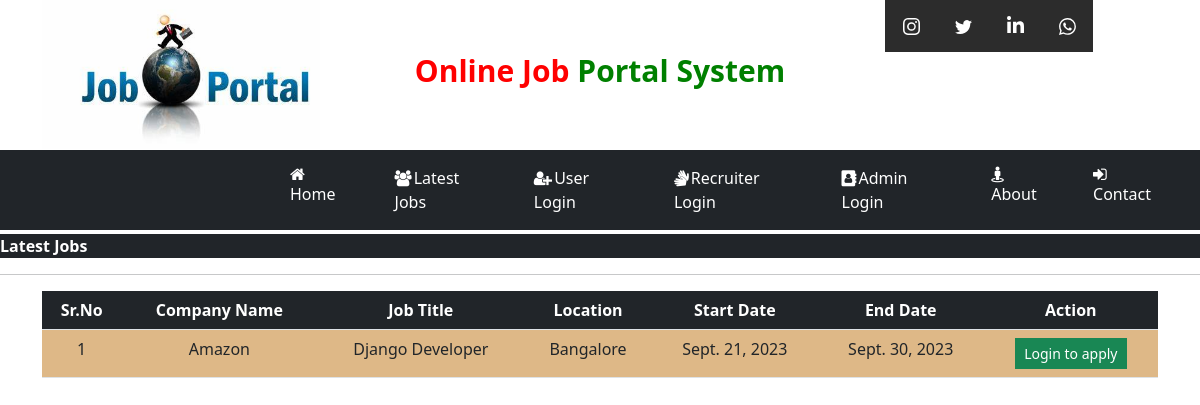
The page /latest_job/ on the database its author committed.
### job/models.py (models this page shows)
class Recruiter(models.Model):
    finame = models.CharField(max_length=15, null=True)
    lname = models.CharField(max_length=15, null=True)
    image = models.FileField(null=True)
    pwd = models.CharField(max_length=100, null=True)
    email = models.EmailField(max_length=15, null=True)
    contact = models.IntegerField( null=True)
    gender = models.CharField(max_length=10, null=True)
    company = models.CharField(max_length=20, null=True)

class Job(models.Model):
    start_date = models.DateField()
    end_date = models.DateField()
    cname = models.TextField(null=True)
    image = models.FileField(null=True)
    title = models.CharField(max_length=100)
    salary = models.FloatField()
    description = models.CharField(max_length=300)
    experience = models.CharField(max_length=50)
    location = models.CharField(max_length=100)
    skills = models.CharField(max_length=100)
    creationdate = models.DateField()

### job/views.py (the view)
# urls.py: path('latest_job/', views.latest_job, name='latest_job'),
def latest_job(request):
    if not request.user.is_authenticated:
        data = Job.objects.all()
        i = Recruiter.objects.all()
        d = {'data': data,'i':i}
        return render(request, 'latest_job.html',d)
    data = Job.objects.all()
    i = Recruiter.objects.all()
    d = {'data': data, 'i':i}
    return render(request, 'latest_job.html',d)

### job/templates/latest_job.html (shortened to what this page needs)
{% load static %}
{% block body %}
{% include 'navigation.html' %}
<div class="bg-dark" style="border-radius:0px; width:100%; margin-top:0.3%">
    <marquee class="text-white" >
        <b>Latest Jobs</b>
    </marquee>
</div>
<hr>
<div class="container">
<table class="table table-hover " id="example">
    <thead>
    <tr class="bg-dark" style="color : white">
        <th>Sr.No</th>
        <th>Company Name</th>
        <th>Job Title</th>
        <th>Location</th>
        <th>Start Date</th>
        <th>End Date</th>
        <th>Action</th>
    </tr>
    </thead>
    <tbody>
    {% for data in data %}
    {% for i in i %}
    <tr style="background-color : #DEB887">
        <td>{{forloop.counter}}</td>
        <td>{{i.company}}</td>
        <td>{{data.title}}</td>
        <td>{{data.location}}</td>
          <td>{{data.start_date}}</td>
        <td>{{data.end_date}}</td>
        <td><a href="{% url 'user_login' %}" style="border-radius:0%" class="btn btn-success btn-sm" >Login to apply</a>
        </td>
    </tr>
    {% endfor %}
    {% endfor %}
    </tbody>
</table>
</div>
{% endblock %}

### job/templates/latest_job.html (style rules this page uses)
tr { text-align:center }

### rows shown on the page
Job: title "Django Developer", location "Bangalore", start_date "Sept. 21, 2023", end_date "Sept. 30, 2023"
Recruiter: company "Amazon"
